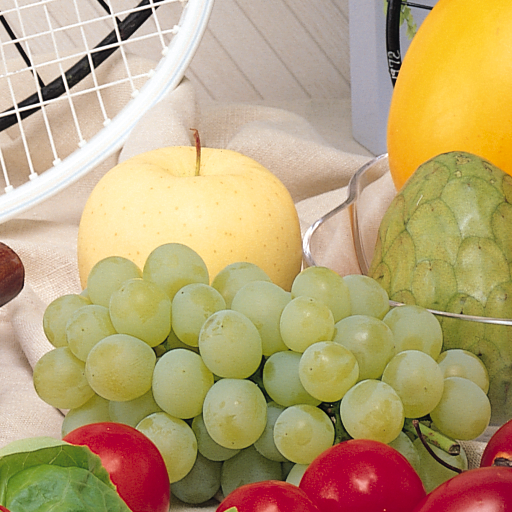
#> input picture test_images/fruits.png, 512 x 512 px
$ python lowlight_enhancement_demo.py --input test_images/fruits.png
#> lines starting #> are read from the running program, lines starting #| are printed output that depends on the picture
### low_backlight.py
import numpy as np
import cv2
import matplotlib.pyplot as plt

# Device Characteristics =================================
#full light
gamma_rf, gamma_gf, gamma_bf = 2.4767, 2.4286, 2.3792
M_f = np.array([[95.57,  64.67,  33.01],
                [49.49, 137.29,  14.76],
                [ 0.44,  27.21, 169.83]])

#low light
gamma_rl, gamma_gl, gamma_bl = 2.2212, 2.1044, 2.1835
M_l = np.array([[4.61, 3.35, 1.78],
                [2.48, 7.16, 0.79],
                [0.28, 1.93, 8.93]])
#=========================================================

def device_rgb_to_xyz(image, M, gamma_r, gamma_g, gamma_b) -> np.ndarray:
    """
    Transforms an RGB image using the formula [x y z] = M [R^gamma_r G^gamma_g B^gamma_b].

    Args:
        image (numpy.ndarray): Input image as a 3D numpy array (H x W x 3) in RGB format, normalized to [0, 1].

        M (numpy.ndarray): 3x3 transformation matrix. (device characteristic)

        gamma_r (float): Gamma correction for the red channel. (device characteristic)

        gamma_g (float): Gamma correction for the green channel. (device characteristic)

        gamma_b (float): Gamma correction for the blue channel. (device characteristic)

    Returns:
        numpy.ndarray: Transformed image (H x W x 3).
    """
    # Apply gamma correction to each channel
    image_gamma = np.zeros_like(image, dtype=np.float32)
    h ,w, _ = image.shape

    # Assert all values are in the range [0, 1]
    assert np.all(image >= 0), "Some values are less than 0!"
    assert np.all(image <= 1), "Some values are greater than 1!"

    image_gamma[..., 0] = image[..., 0] ** gamma_r  # R^gamma_r
    image_gamma[..., 1] = image[..., 1] ** gamma_g  # G^gamma_g
    image_gamma[..., 2] = image[..., 2] ** gamma_b  # B^gamma_b

    # Apply the matrix transformation
    transformed = np.dot(M, image_gamma.reshape(-1, 3).T).T

    # Reshape back to the original image dimensions
    return transformed.reshape(h, w, 3)

# [115 lines left out: functions device_xyz_to_rgb, simulated_low_backlight, post_gamut_mapping, not called in this run]


# [58 lines that do not run on import are left out]

### ciecam02.py
import numpy as np

class CIECAM02:
    """
    Implementation of the forward CIECAM02 color appearance model.
    """

    def __init__(self, constants: dict, matrices: dict, colordata: list):
        """
        Initializes the CIECAM02 model with shared constants and matrices.

        Args:
            constants (dict): Dictionary containing configuration parameters
                such as white points, surround parameters, light intensity, and background intensity.
            matrices (dict): Dictionary containing precomputed matrices
                (Mcat02, inv_Mcat02, Mhpe, inv_Mhpe, etc.).
            color_data (list): Unique hue data for calculation of hue quadrature
        """
        self.constants = constants
        self.colordata = colordata

        self.Mcat02 = matrices["CAT02"]
        self.inv_Mcat02 = matrices["inv_CAT02"]
        self.Mhpe = matrices["HPE"]
        self.inv_Mhpe = matrices["inv_HPE"]

        # Initialize default configurations
        self.current_white = self.constants["whitepoint"]["white"]
        self.current_env = self.constants["surround"]["average"]
        self.current_light = self.constants["light_intensity"]["default"]
        self.current_bg = self.constants["bg_intensity"]["default"]

    def configure(self, white="white", surround="average", light="default", bg="default"):
        """
        Configures the model with specific environmental parameters.

        Args:
            white (str): Key for the white point to use.
            surround (str): Key for the surround parameters to use.
            light (str): Key for the luminance of the adapting field.
            bg (str): Key for the background intensity.
        """
        self.current_white = self.constants["whitepoint"][white]
        self.current_env = self.constants["surround"][surround]
        self.current_light = self.constants["light_intensity"][light]
        self.current_bg = self.constants["bg_intensity"][bg]

    # [210 lines left out: functions calculate_independent_parameters, transfer_hue, xyz_to_ciecam02, inverse_transfer_hue, inverse_model, not called in this run]


# =============================================================================
# [20 lines that do not run on import are left out]

### lowlight_enhancement_demo.py
import cv2
import numpy as np
from PIL import Image
from ciecam02 import CIECAM02
import matplotlib.pyplot as plt
from parameters import constants, matrices, colordata
from low_backlight import *
import argparse

if __name__ == "__main__":
    """
    Usage: python .\lowlight_enhancement.py -i .\test_images\fruits.png -m
    """
    parser = argparse.ArgumentParser(description="Process an image file.")
    parser.add_argument(
        "-i", "--input",
        required=True,
        help="Path to the input image file."
    )
    parser.add_argument(
    "-m", "--map",
    action="store_true",
    default=False,
    help="Enable post-gamut mapping (use --no-map to disable)."
    )
    # Parse arguments
    args = parser.parse_args()
    input_file = args.input
    do_map = args.map
    # Load the image
    image_bgr = cv2.imread(input_file)
#> image_bgr is the input picture: shape (512, 512, 3); mean B, G, R 118.3, 163.3, 185.5

    # Convert the image from BGR to RGB if it exists.
    if image_bgr is not None:
        image_rgb = cv2.cvtColor(image_bgr, cv2.COLOR_BGR2RGB)
    else:
        raise FileNotFoundError("Image does not exist.")
    shape = image_rgb.shape
#> shape = (512, 512, 3)

    model = CIECAM02(constants, matrices, colordata) # default configuration

    # Forward pass
    print("Convert RGB_i to XYZ_i...")
    RGB_i = image_rgb/255.0
    XYZ_i = device_rgb_to_xyz(RGB_i, M_f, gamma_rf, gamma_gf, gamma_bf)
#> in device_rgb_to_xyz, `image_gamma[..., 0] = image[..., 0] ** gamma_r`:
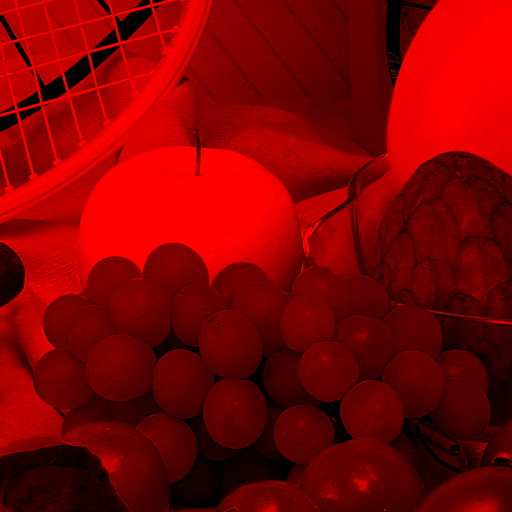
#> image_gamma: shape (512, 512, 3) float32; mean R, G, B 0.509, 0, 0
#> in device_rgb_to_xyz, `image_gamma[..., 1] = image[..., 1] ** gamma_g`:
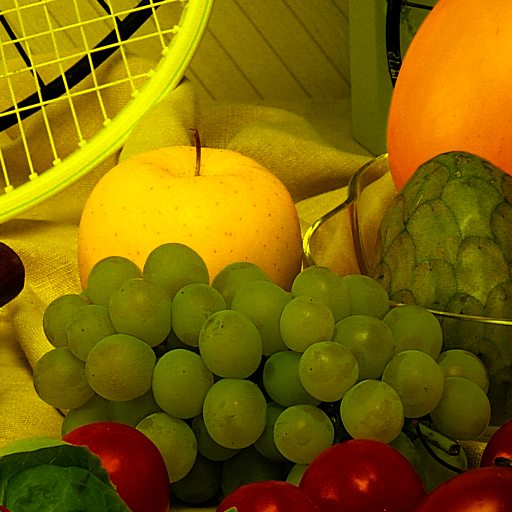
#> image_gamma: shape (512, 512, 3) float32; mean R, G, B 0.509, 0.404, 0
#> in device_rgb_to_xyz, `image_gamma[..., 2] = image[..., 2] ** gamma_b`:
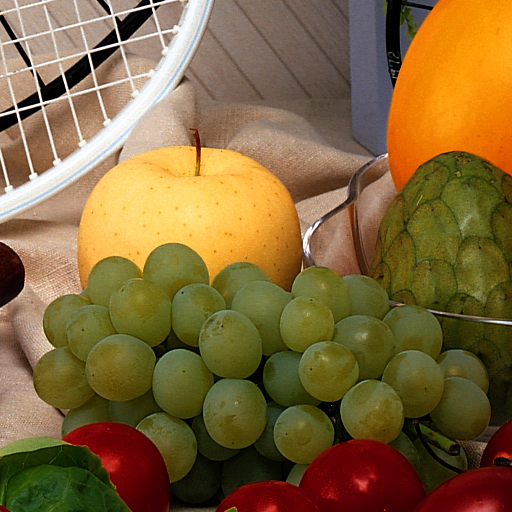
#> image_gamma: shape (512, 512, 3) float32; mean R, G, B 0.509, 0.404, 0.228
#> in device_rgb_to_xyz, `return transformed.reshape(h, w, 3)`:
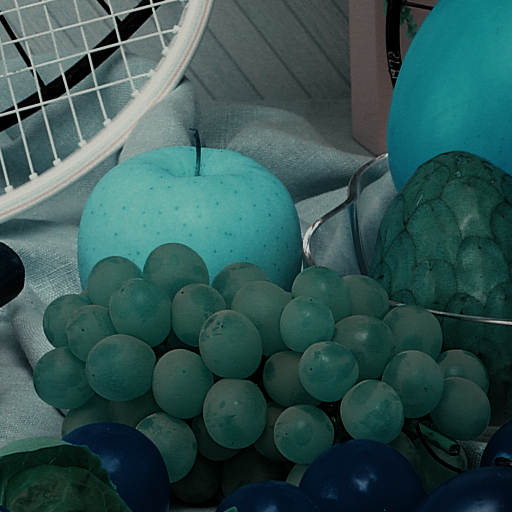
#> returned value: shape (512, 512, 3) float64; mean of channels 0, 1, 2 82.3, 84, 49.9; drawn as B, G, R

    # Configure the model according to the surrounding condition
    print("Forward pass through the color model...")
    model.configure(white="full_light", surround="average", light="high", bg="high")
#> (the run stopped early here; a loop or call above may not have finished)

$ run again, with test_images/baboon.png copied over test_images/fruits.png
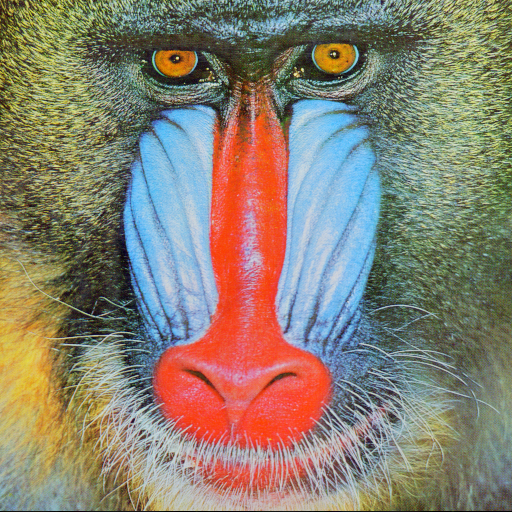
#> input picture test_images/baboon.png, 512 x 512 px
#> image_bgr is the input picture: shape (512, 512, 3); mean B, G, R 113.1, 128.9, 137.4
#> in device_rgb_to_xyz, `image_gamma[..., 2] = image[..., 2] ** gamma_b`:
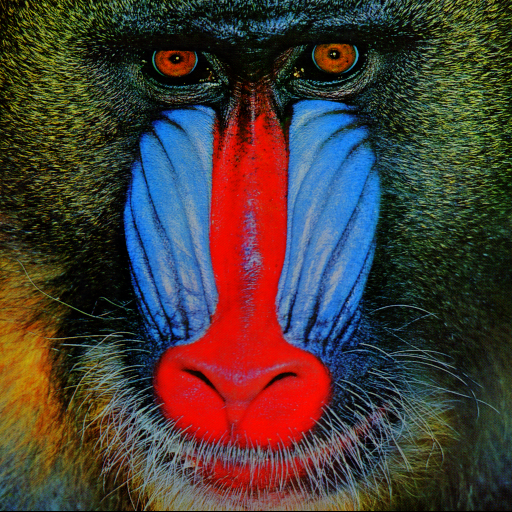
#> image_gamma: shape (512, 512, 3) float32; mean R, G, B 0.281, 0.235, 0.217
#> in device_rgb_to_xyz, `return transformed.reshape(h, w, 3)`:
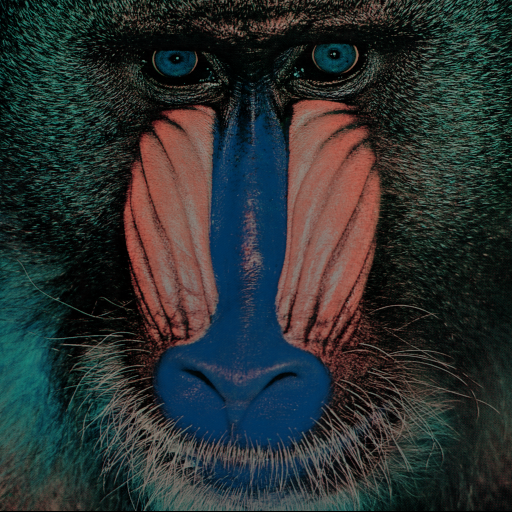
#> returned value: shape (512, 512, 3) float64; mean of channels 0, 1, 2 49.3, 49.4, 43.4; drawn as B, G, R

$ run again, with test_images/boat.png copied over test_images/fruits.png
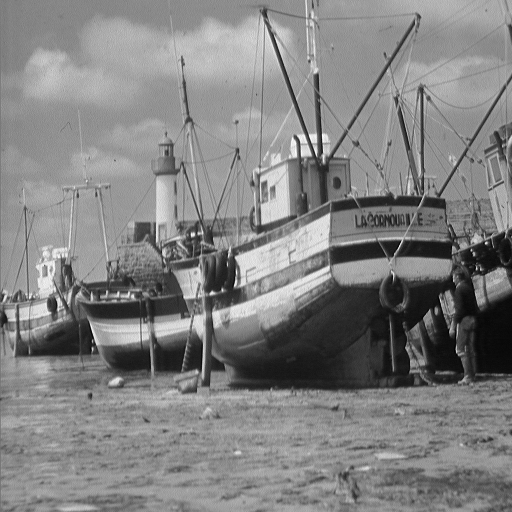
#> input picture test_images/boat.png, 512 x 512 px
#> image_bgr is the input picture: shape (512, 512, 3); min 0, max 255, mean 129.7
#> in device_rgb_to_xyz, `image_gamma[..., 1] = image[..., 1] ** gamma_g`:
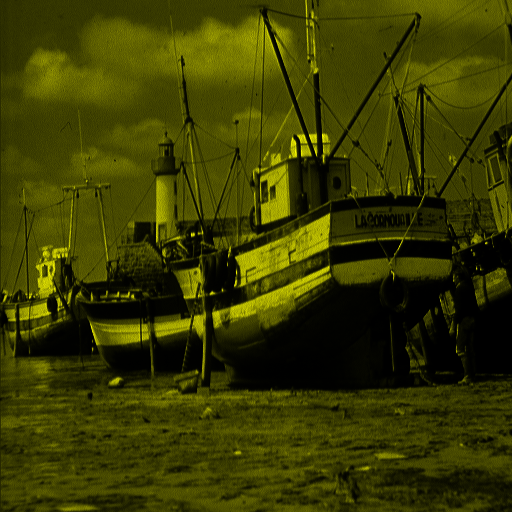
#> image_gamma: shape (512, 512, 3) float32; mean R, G, B 0.229, 0.235, 0
#> in device_rgb_to_xyz, `return transformed.reshape(h, w, 3)`:
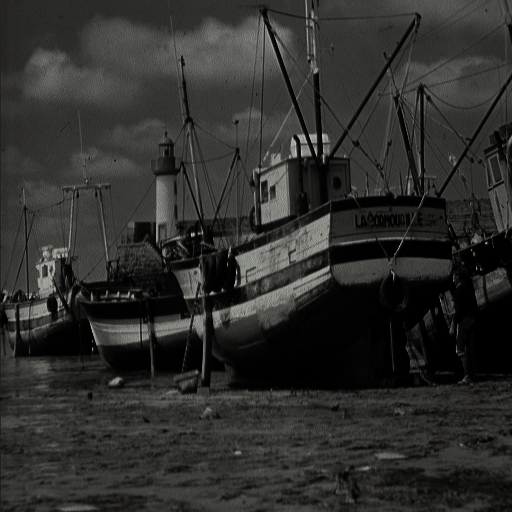
#> returned value: shape (512, 512, 3) float64; mean of channels 0, 1, 2 45, 47.1, 47.4; drawn as B, G, R

$ run again, with test_images/peppers.png copied over test_images/fruits.png
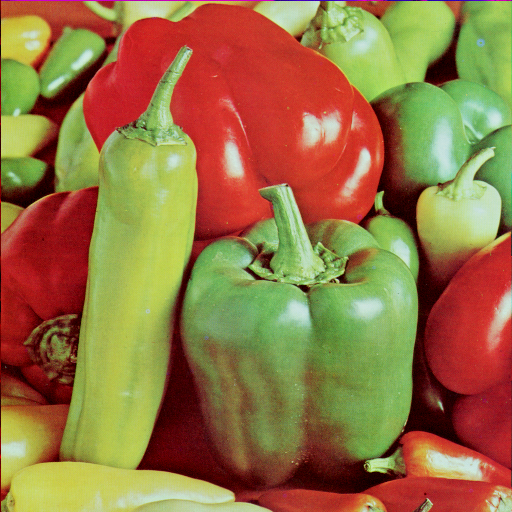
#> input picture test_images/peppers.png, 512 x 512 px
#> image_bgr is the input picture: shape (512, 512, 3); mean B, G, R 66.5, 115.6, 149.8
#> in device_rgb_to_xyz, `image_gamma[..., 2] = image[..., 2] ** gamma_b`:
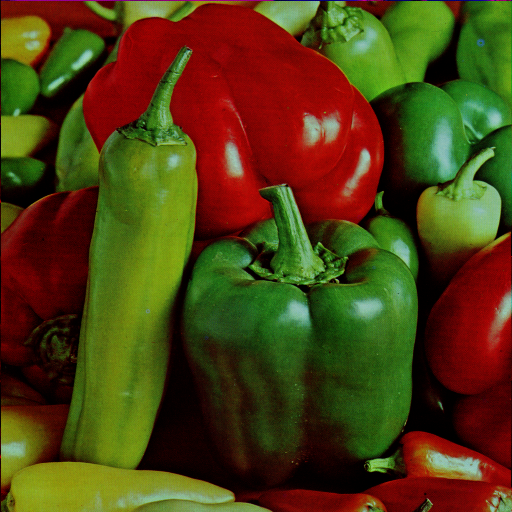
#> image_gamma: shape (512, 512, 3) float32; mean R, G, B 0.311, 0.25, 0.0723
#> in device_rgb_to_xyz, `return transformed.reshape(h, w, 3)`:
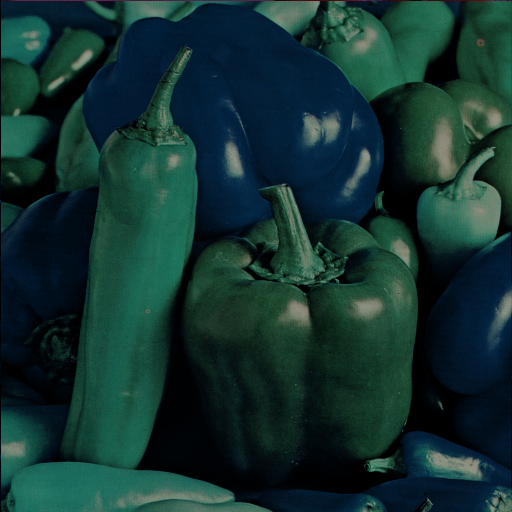
#> returned value: shape (512, 512, 3) float64; mean of channels 0, 1, 2 48.3, 50.8, 19.2; drawn as B, G, R
